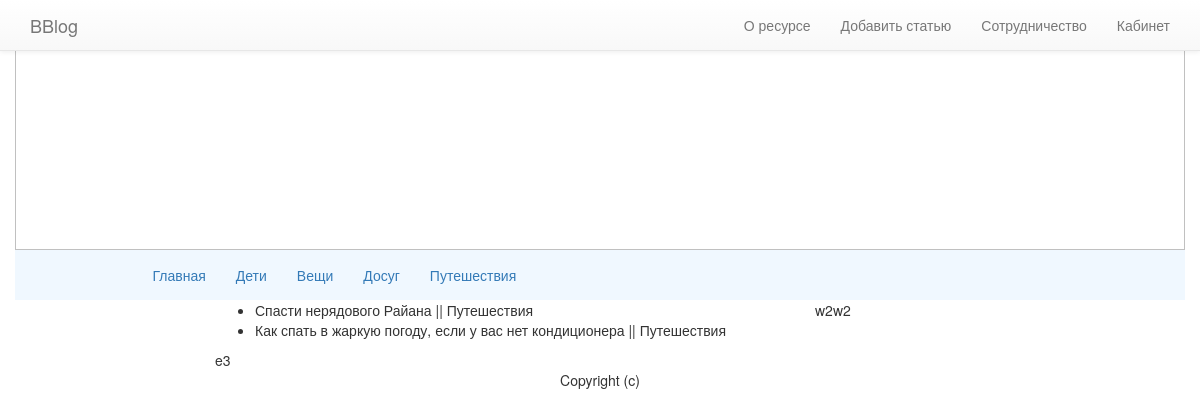
Page /travel/ on the earlier database version.
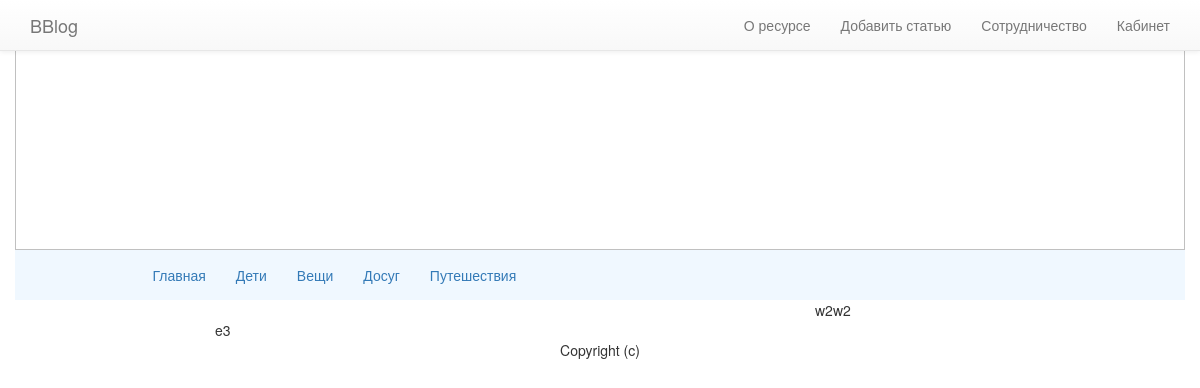
Same page on the later database version.
### news/models.py (models this page shows, shortened)
class SingleNews(models.Model):
    user = models.ForeignKey(settings.AUTH_USER_MODEL, blank=True, null=True)
    title = models.CharField(max_length=120, blank=False)
    previewText = models.TextField(max_length=260, blank=True)
    fullText = models.TextField()
    publish = models.DateField(auto_now=False, auto_now_add=False)
    updated = models.DateTimeField(auto_now=True, auto_now_add=False)
    timestamp = models.DateTimeField(auto_now=False, auto_now_add=True)
    slug = models.SlugField(unique=True)
    image = models.ImageField(upload_to=upload_location,
                              null=True, blank=True,
                              height_field='height_field',
                              width_field='width_field')
    height_field = models.IntegerField(default=0)
    width_field = models.IntegerField(default=0)
    CH = u'Дети'
    TH = u'Вещи'
    DS = u'Досуг'
    TR = u'Путешествия'
    CATEGORY_CHOICES = (
        (CH, u'Дети'),
        (TH, u'Вещи'),
        (DS, u'Досуг'),
        (TR, u'Путешествия'),
    )
    category = models.CharField(max_length=40, choices=CATEGORY_CHOICES, default=CH)
    objects = PostManager()

### news/views.py (the view)
# urls.py: url(r'^travel/$', TravelListView.as_view()),
class TravelListView(ListView):
    queryset = SingleNews.objects.all().filter(category__iexact=u"Путешествия")
    template_name = 'travel.html'

### templates/travel.html
{% extends "base.html" %}
{% block content %}
    <ul>
        {% for obj in object_list %}
            <li>{{ obj.title }} || {{ obj.category }}</li>
        {% endfor %}
    </ul>
{% endblock content %}

Differences in the rows shown:
removed SingleNews: title "Спасти нерядового Райана", category "Путешествия"
removed SingleNews: title "Как спать в жаркую погоду, если у вас нет кондиционера", category "Путешествия"
